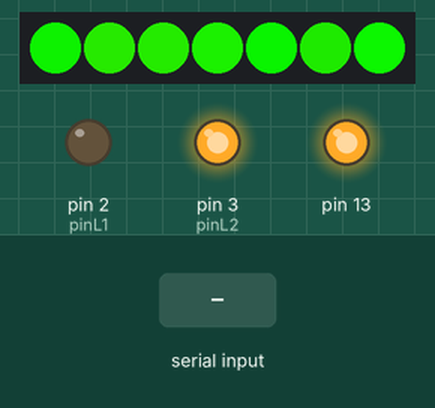
This sketch was run on a simulated Arduino Uno, built with avr-gcc and run on an emulated ATmega328P. Parts: 7 RGB LEDs in strip order, left to right, output pins drawn as LEDs (lit = HIGH). The inputs (shaded band) are chosen by the test bench. Dim RGB values are drawn brighter than linear; the strip is taken to match the declared colour order; random numbers use the default seed unless the sketch sets one.

Above: at 1.24 s.
1.3 s: byte 1 (1) received over Serial
At 1.6 s:
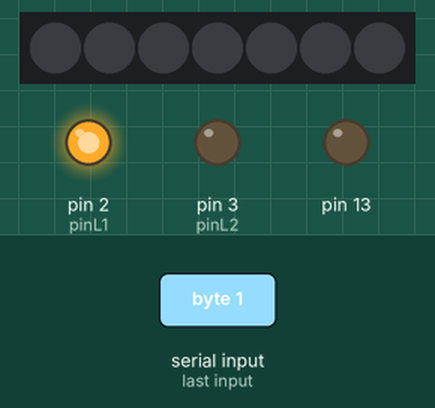
2.8 s: byte 0 (0) received over Serial
At 2.92 s:
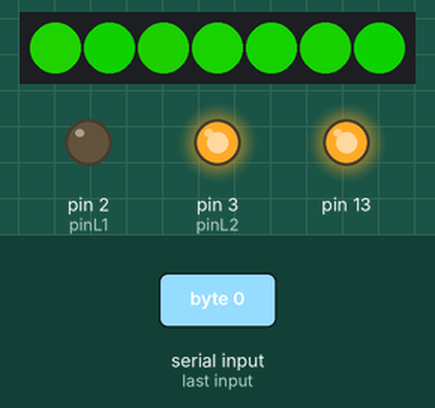
Timing chart, 0 to 10.4 s (numbered marks = the images above; inputs shaded):
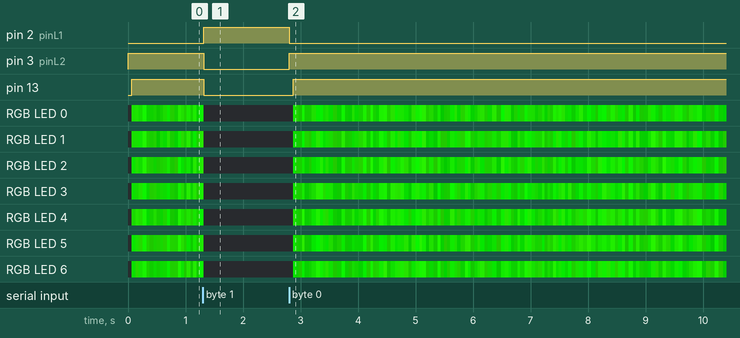

The sketch:

Sala_poeti_registration_arduino.ino
```cpp
/*
 * Museo Lottigna Ticino
 * Exhibition "Greina 2018"
 *
 * SUPSI LCV
 * Marco Lurati
 *
 * Lantern station and lights switching
 *
 * Arduino UNO with Neopixel 7 round RGB
 *
 */

// Libraries
#include <Adafruit_NeoPixel.h>

// pin DIN for the 64 Neopixel RGB Led
const int lamp_pin = 6;

// Neopixel matrix
Adafruit_NeoPixel lantern = Adafruit_NeoPixel(7, lamp_pin, NEO_RGBW);


// pin for relays (main lamps)
const int pinL1 = 2;
const int pinL2 = 3;

// main lamp status
boolean lamps = false;  // false = right, Tuor, true = left, Lavizzari

// message coming from processing
int message;

// timing
long old_millis;

// lantern animation
float brightness = 1;

void setup() {

  Serial.begin(9600);

  lantern.begin();

  for(int i=0; i<7; i++) {
    lantern.setPixelColor(i, lantern.Color(0, 0, 0));
  }

  lantern.show();

  pinMode(pinL1, OUTPUT);
  pinMode(pinL2, OUTPUT);
  pinMode(13, OUTPUT);

  digitalWrite(pinL1, LOW);
  digitalWrite(pinL2, LOW);

}

void loop() {

  if(Serial.available() > 0) {
    message = Serial.read();

    if(message == 1) lamps = true;    // Lavizzari, Left
    else if (message == 0) lamps = false;   // Tuor, Right

  }


  /*
  if(millis() > old_millis + 10000) {

    lamps = !lamps;
    old_millis = millis();

  }
  */

  digitalWrite(pinL1, lamps);
  digitalWrite(pinL2, !lamps);

  lampUpdate();


  digitalWrite(13, !lamps);

}

// lantern flickering
void lampUpdate() {

  if(!lamps) {    // switch on with right Tuor

    brightness = random(5, 10);

    // GRB
    for(int i=0; i<7; i++) {
      lantern.setPixelColor(i, lantern.Color((brightness/10 * random(5, 40)), (brightness/10 * random(200, 255)), 0));
    }

    delay(random(40, 80));
  } else {
    for(int i=0; i<7; i++) {
      lantern.setPixelColor(i, lantern.Color(0, 0, 0));
    }
  }

  lantern.show();

}
```

Measured:
- after the input at 1.3 s, pin 2 (pinL1): LOW → HIGH at once; pin 3 (pinL2), pin 13: HIGH → LOW at once
- after the input at 2.8 s, pin 2 (pinL1): HIGH → LOW at once; pin 3 (pinL2): LOW → HIGH at once; pin 13: LOW → HIGH after 0.07 s; the LEDs: first change after 0.07 s (image 2 shows a later state)
